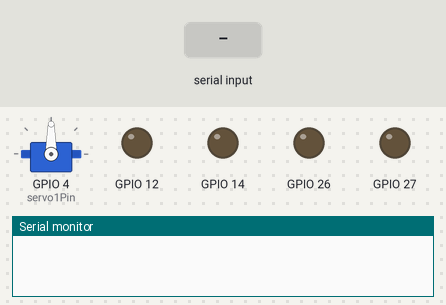
Simulated run of this sketch. Board: ESP32. Parts: servo, output pins drawn as LEDs (lit = HIGH), the last lines printed to the serial monitor. The inputs (shaded band) are chosen by the test bench. Nothing arrives over Bluetooth unless stated.

Above: at 1.2 s.
1.3 s: "value1\n" received over the second serial link
At 3.2 s:
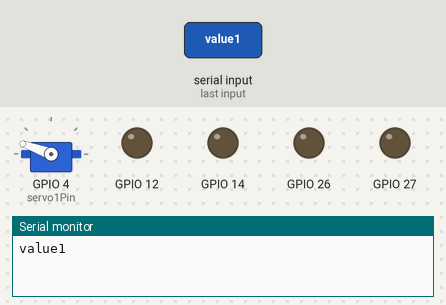
3.8 s: "open" received over the second serial link
At 5.1 s:
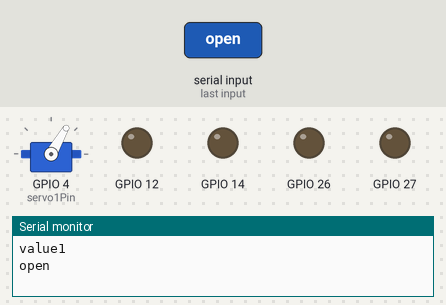
6.3 s: "001" received over the second serial link
At 8.2 s:
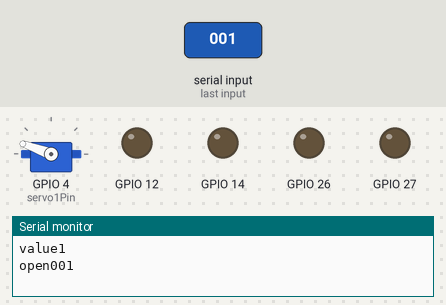
Timing chart, 0 to 9.7 s (numbered marks = the images above; inputs shaded):
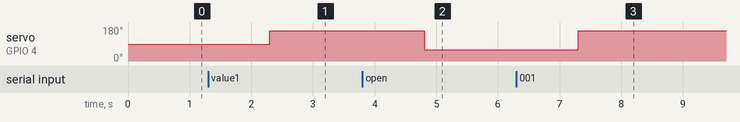

Measured:
- after the input at 1.3 s, servo on GPIO 4 (servo1Pin): 90° → 160° after 1.0 s
- after the input at 3.8 s, servo on GPIO 4 (servo1Pin): 160° → 60° after 1.0 s
- after the input at 6.3 s, servo on GPIO 4 (servo1Pin): 60° → 160° after 1.0 s

The sketch:

final.ino
```cpp
#include <BluetoothSerial.h>
#include <Servo.h>

static const int servo1Pin=4;

Servo servo1;
BluetoothSerial BT;


void setup() {

  Serial.begin(115200);
  pinMode(12,OUTPUT);
  pinMode(14,OUTPUT);
  pinMode(27,OUTPUT);
  pinMode(26,OUTPUT);
  servo1.attach(servo1Pin);
  BT.begin("Howie");

}

void loop() {

  while(BT.available()){
   String BTdata=BT.readString();


    if(BTdata=="001")
        digitalWrite(14,HIGH);
    else
        digitalWrite(14,LOW);


    if(BTdata=="002")
      digitalWrite(27,HIGH);
    else
      digitalWrite(27,LOW);


    if(BTdata=="003")
       digitalWrite(12,HIGH);
    else
       digitalWrite(12,LOW);


    if(BTdata.substring(0,4)=="open")
      servo1.write(60);
    else
      servo1.write(160);


    if(BTdata.substring(4,7)=="001")
        digitalWrite(14,HIGH);
    else
        digitalWrite(14,LOW);


    if(BTdata.substring(4,7)=="002")
      digitalWrite(27,HIGH);
    else
      digitalWrite(27,LOW);


    if(BTdata.substring(4,7)=="003")
       digitalWrite(12,HIGH);
    else
       digitalWrite(12,LOW);

   Serial.print(BTdata);

  }

}


//"value1":"車牌:ATG2906車位:002車主:曾浩儀"
```
